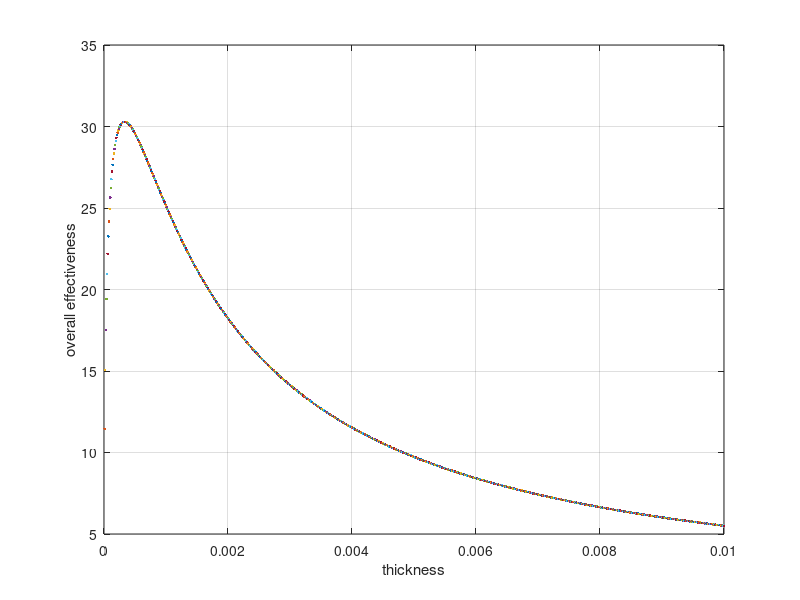

Source code (MATLAB):
%heat transfer parabolic Project BM
l=0.03;  %(m) length
k=237;   %(W/m-k)
h=35;    %(W/m^2-k)
Tb=100;  %(C)
Ts=30;   %(C)
w=1;     %(m) width
n=1;     %sample starting
s=0.001;  %(m)spacing
%t=0.003
for t=0:0.00001:0.01
p=(2*w);
A=w*t;
m=sqrt((2*h)/(k*t));
E=(2/(1+sqrt((2*m*l)^2 +1)));
C1=sqrt(1+(t/l)^2);
N=(1/(t+s))

Afin=N*w*l*(C1+(l/t)*log((t/l)+C1))
Aunf=1-N*A;
Qfin=E*h*Afin*(Tb-Ts);
Qunf=h*Aunf*(Tb-Ts);
Qtotal=Qfin+Qunf;
Qwofin=h*1*(Tb-Ts);
ETotal=Qtotal/Qwofin
%if ETotal>=21.42
    %break
%end
plot(t,ETotal)
grid on
hold on
xlabel('thickness')
ylabel('overall effectiveness')
Y(n)=ETotal;
n=n+1;
   end
   max(Y)
